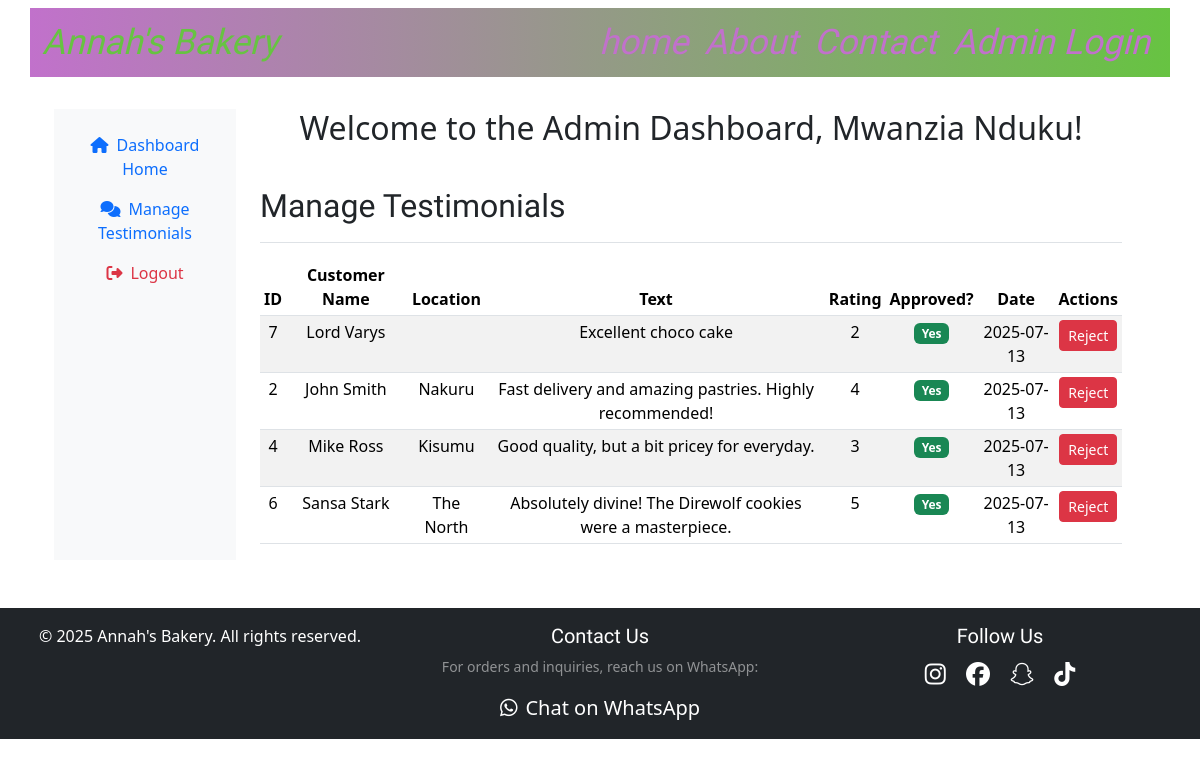
/admin/testimonials (signed in), run on the app's committed database.
### models.py (models this page shows, shortened)
class User(db.Model, UserMixin):
    id = db.Column(db.Integer, primary_key=True)
    username = db.Column(db.String(25), unique=True, nullable=False)
    password_hash = db.Column(db.String(150), nullable=False)

class Testimonial(db.Model):
    id = db.Column(db.Integer, primary_key=True)
    customer_name = db.Column(db.String(100), nullable=False)
    customer_location = db.Column(db.String(100))
    testimonial_text = db.Column(db.Text, nullable=False)
    rating = db.Column(db.Integer)
    image_url = db.Column(db.String(200))
    created_at = db.Column(db.DateTime, default=db.func.current_timestamp())
    is_approved = db.Column(db.Boolean, default=False)

### app.py (the view)
@app.route("/admin/testimonials")
@login_required
def admin_testimonials():
    testimonials = Testimonial.query.order_by(Testimonial.created_at.desc()).all()
    return render_template("admin/testimonials.html", testimonials=testimonials, username=current_user.username)

### app.py (called while the page is built)
@app.context_processor
def inject_now():
    return {'now': datetime.now(timezone.utc)}

@login_manager.user_loader
def load_user(user_id):
    return User.query.get(int(user_id))

### templates/admin/testimonials.html (shortened to what this page needs)
{% extends "dashboard.html" %}
{% block admin_content %}
    <div class="d-flex justify-content-between flex-wrap flex-md-nowrap align-items-center pt-3 pb-2 mb-3 border-bottom">
        <h1 class="h2">Manage Testimonials</h1>
    </div>
    <div class="table-responsive">
        <table class="table table-striped table-sm">
            <thead>
                <tr>
                    <th>ID</th>
                    <th>Customer Name</th>
                    <th>Location</th>
                    <th>Text</th>
                    <th>Rating</th>
                    <th>Approved?</th>
                    <th>Date</th>
                    <th>Actions</th>
                </tr>
            </thead>
            <tbody>
                {% for testimonial in testimonials %}
                <tr>
                    <td>{{ testimonial.id }}</td>
                    <td>{{ testimonial.customer_name }}</td>
                    <td>{{ testimonial.customer_location }}</td>
                    <td>{{ testimonial.testimonial_text }}</td>
                    <td>{{ testimonial.rating}}</td>
                    <td>
                        {% if testimonial.is_approved %}
                            <span class="badge bg-success">Yes</span>
                        {% else %}
                            <span class="badge bg-warning text-dark">No</span>
                        {% endif %}
                    </td>
                    <td>{{ testimonial.created_at.strftime('%Y-%m-%d') }}</td>
                    <td>
                        {% if not testimonial.is_approved %}
                            <a href="{{ url_for('admin_testimonial_action', testimonial_id=testimonial.id, action='approve') }}" class="btn btn-sm btn-success me-1">Approve</a>
                        {% else %}
                            <a href="{{ url_for('admin_testimonial_action', testimonial_id=testimonial.id, action='reject') }}" class="btn btn-sm btn-danger" onclick="return confirm('Are you sure you want to reject and delete this testimonial? This action can not be undone!');">Reject</a>
                        {% endif %}
                    </td>
                </tr>
                {% else %}
                <tr>
                    <td colspan="8" class="text-center">No testimonial found</td>
                </tr>
                {% endfor %}
            </tbody>
        </table>
    </div>
{% endblock %}

### templates/dashboard.html (shortened to what this page needs)
{% extends "base.html" %}
{% block content %}
<div class="container-fluid mt-4">
    <div class="container text-center">
        <div class="row">
             <nav class="col-md-3 col-lg-2 d-md-block bg-light sidebar collapse">
                <div class="position-sticky pt-3">
                    <ul class="nav flex-column">
                        <li class="nav-item">
                            <a href="{{ url_for('dashboard') }}" class="nav-link active" aria-current="page">
                                <i class="fas fa-home me-2"></i>Dashboard Home
                            </a>
                        </li>
                        <li class="nav-item">
                            <a href="{{ url_for('admin_testimonials') }}" class="nav-link" aria-current="page">
                                <i class="fas fa-comments me-2"></i>Manage Testimonials
                            </a>
                        </li>
                        <li class="nav-item">
                            <a href="{{ url_for('logout') }}" class="nav-link text-danger" aria-current="page">
                                <i class="fas fa-sign-out-alt me-2"></i>Logout
                            </a>
                        </li>
                    </ul>
                </div>
             </nav>
             <main class="col-md-9 ms-sm-auto col-lg-10 px-md-4">
                <h2 class="mb-4">Welcome to the Admin Dashboard, {{ username }}!</h2>
                  {% block admin_content%}{% endblock %}
             </main>
        </div>
    </div>
</div>
{% endblock %}

### templates/base.html (shortened to what this page needs)
<!DOCTYPE html>
<html lang="en">
<head>
    <link href="https://cdn.jsdelivr.net/npm/bootstrap@5.3.3/dist/css/bootstrap.min.css" rel="stylesheet">
    <link rel="stylesheet" href="https://cdnjs.cloudflare.com/ajax/libs/font-awesome/6.5.2/css/all.min.css" />
    <link rel="stylesheet" href="{{ url_for('static', filename='css/styles.css') }}">
</head>
<body>
    <nav class="navbar navbar-expand-lg" >
        <div class="container" id="navigation">
            <a class="navbar-brand nav-brand brand-name" href="/">Annah's Bakery</a>
            <div class="collapse navbar-collapse" id="navbarNav">
                <ul class="navbar-nav ms-auto">
                    <li class="nav-item" >
                        <a href="/" class="nav-link menu-bar ">home</a>
                    </li>
                    <li class="nav-item">
                        <a href="/about" class="nav-link menu-bar">About</a>
                    </li>
                    <li class="nav-item">
                        <a href="#contact-info" class="nav-link menu-bar">Contact</a>
                    </li>
                    <li class="nav-item">
                        <a href="/admin_login" class="nav-link menu-bar">Admin Login</a>
                    </li>
                </ul>
            </div>
        </div>
    </nav>
    <main class="container container-main my-4">
        {% block content %}{% endblock %}
    </main>
    <footer class="bg-dark text-white py-3 mt-5" id="contact-info">
        <div class="container-fluid">
            <div class="row text-center">
                <div class="col-md-4 mb-3 mb-md-0">
                    <p class="mb-0">&copy; {{ now.year }} Annah's Bakery. All rights reserved.</p>
                </div>
                <div class="col-md-4 mb-3 mb-md-0">
                    <h5 class="text-white mb-2">Contact Us</h5>
                    <p class="text-white-50 small">For orders and inquiries, reach us on WhatsApp:</p>
                    {% set whatsapp_number_footer = "254702397705" %}
                    {% set prefill_message_footer = "Hello Annah's Bakery! I have a general inquiry." %}
                    {% set encoded_message_footer = prefill_message_footer | urlencode %}
                    <a href="https://wa.me/{{ whatsapp_number_footer }}?text={{ encoded_message_footer }}" target="_blank"
                        class="text-white text-decoration-none d-inline-flex align-items-center fs-5"
                        aria-label="Contact Annah's Bakery on WhatsApp">
                        <i class="fab fa-whatsapp me-2"></i> Chat on WhatsApp
                    </a>
                </div>
                <div class="col-md-4">
                    <h5 class="text-white mb-2">Follow Us</h5>
                    <div class="social-icons">
                        <a href="https://www.instagram.com/" target="_blank" class="text-white mx-2 fs-4" aria-label="Follow us on Instagram"><i class="fab fa-instagram"></i></a>
                        <a href="https://www.facebook.com/" target="_blank" class="text-white mx-2 fs-4" aria-label="Follow us on Facebook"><i class="fab fa-facebook"></i></a>
                        <a href="https://snapchat.com/" target="_blank" class="text-white mx-2 fs-4" aria-label="Follow us on Snapchat"><i class="fab fa-snapchat"></i></a>
                        <a href="https://tiktok.com/" target="_blank" class="text-white mx-2 fs-4" aria-label="Follow us on TikTok"><i class="fab fa-tiktok"></i></a>
                    </div>
                </div>
            </div>
        </div>
    </footer>
</body>
</html>

### static/css/styles.css (style rules this page uses)
body { overflow-x: hidden; }
#navigation { background-color: none; background: linear-gradient(to right, #C171CB, #67C342); }
.nav-brand { font-family: 'Dancing Script', cursive; font-style: italic; font-size: 2.2em; color: #67C342; }
.menu-bar { font-family: 'Dancing Script'; font-style: italic; font-size: 2.2em; color: #C171CB; }
.container-main { width: 100%; margin: 0 auto; }
#featured-products h1, h1, h5 { font-family: 'Martel', Impact, Haettenschweiler, 'Arial Narrow Bold', sans-serif; font-weight: 500; }

### data on the page
User: username "Mwanzia Nduku"
Testimonial: id "7", customer_name "Lord Varys", testimonial_text "Excellent choco cake", rating "2", is_approved "Yes", created_at "2025-07-13"
Testimonial: id "2", customer_name "John Smith", customer_location "Nakuru", testimonial_text "Fast delivery and amazing pastries. Highly recommended!", rating "4", is_approved "Yes", created_at "2025-07-13"
Testimonial: id "4", customer_name "Mike Ross", customer_location "Kisumu", testimonial_text "Good quality, but a bit pricey for everyday.", rating "3", is_approved "Yes", created_at "2025-07-13"
Testimonial: id "6", customer_name "Sansa Stark", customer_location "The North", testimonial_text "Absolutely divine! The Direwolf cookies were a masterpiece.", rating "5", is_approved "Yes", created_at "2025-07-13"
